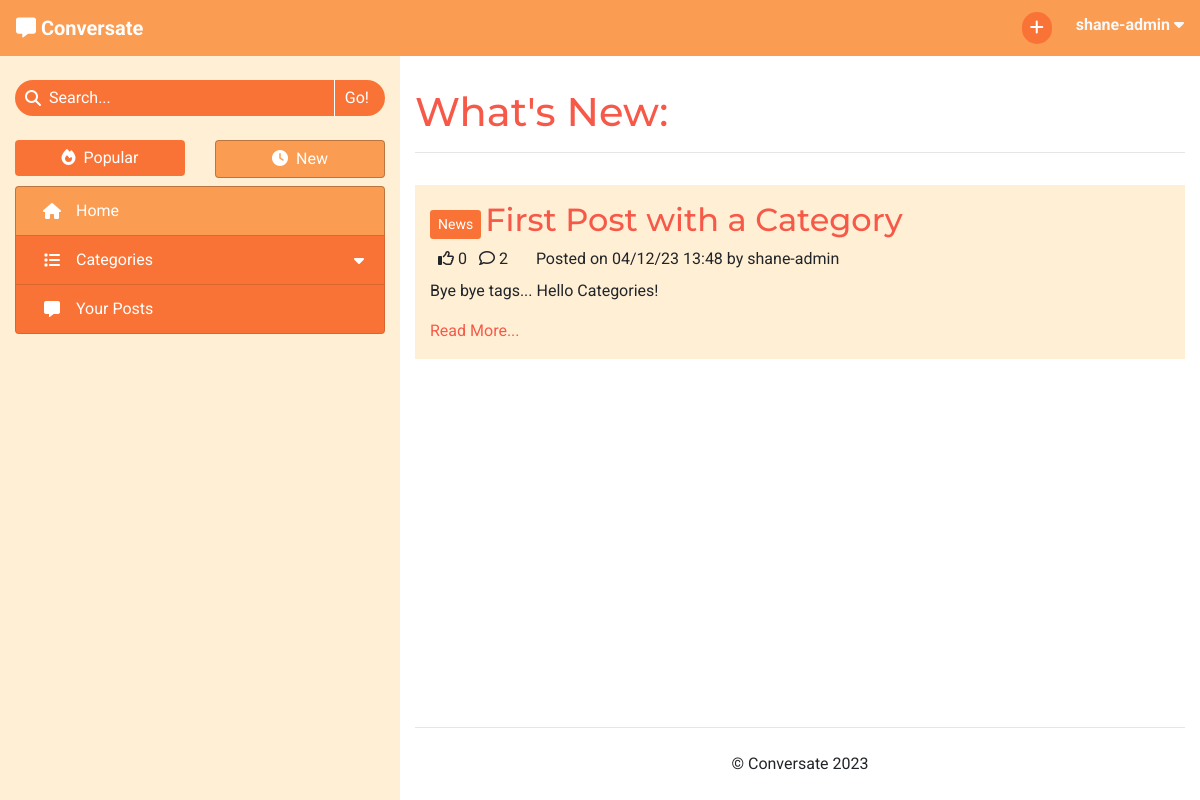
Before: / (signed in) with the older database file.
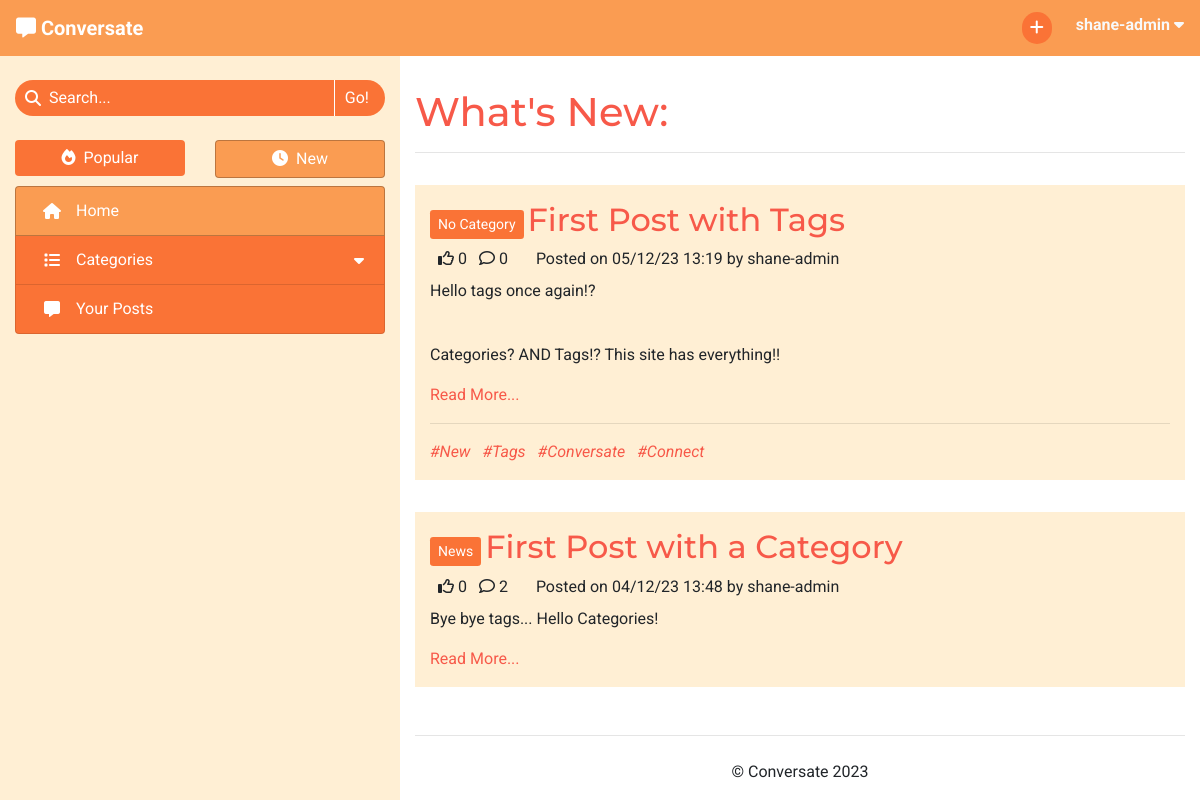
After: the same page with the newer database file.
### forum/models.py (models this page shows, shortened)
class Post(models.Model):
    title = models.CharField(max_length=100)
    slug = models.SlugField(max_length=100, unique=True)
    category = models.ForeignKey(Category, on_delete=models.CASCADE,
                                 related_name='tagged_posts')
    posted_by = models.ForeignKey(User, on_delete=models.CASCADE,
                                  related_name='added_posts')
    posted_on = models.DateTimeField(auto_now_add=True)
    content = models.TextField()
    tags = models.CharField(max_length=200, blank=True)
    edited = models.BooleanField(default=False)
    likes = models.ManyToManyField(User, related_name='post_likes', blank=True)
    approved = models.BooleanField(default=False)
    class Meta:
        ordering = ['-posted_on']
    def number_of_likes(self):
        return self.likes.count()
    def number_of_comments(self):
        return self.comments.count()
    def tag_list(self):
        tags_separate = self.tags.split('#')
        tags_separate.pop(0)
        return tags_separate

class Category(models.Model):
    name = models.CharField(max_length=30, unique=True)
    slug = models.SlugField(max_length=30, unique=True)
    icon = models.CharField(max_length=30, default="fa-tag")
    def __str__(self):
        return self.name
    def number_of_posts(self):
        return self.tagged_posts.count()

### forum/views.py (the view)
# urls.py: path('', views.ListPosts.as_view(), name='home'),
class ListPosts(View):
    def get(self, request):
        if not request.user.is_authenticated:
            return redirect('/accounts/login')
        posts = Post.objects.all()
        context = get_post_list_context(request, posts)
        user_profile = get_profile(request.user)
        if user_profile.sort_by_new:
            context['heading'] = "What's New"
        else:
            context['heading'] = "What's Trending"
        context['selected_tab'] = 'Home'
        return render(
            request,
            'post_list.html',
            context,
        )

### forum/core/categories.py (called while the page is built)
def get_top_categories(limit=CATEGORY_COLLAPSIBLE_LIMIT):
    categories = list(Category.objects
                      .annotate(num_posts=Count('tagged_posts'))
                      .filter(num_posts__gt=0)
                      .order_by('-num_posts'))
    num_categories = len(categories)
    category_none = Category.objects.get(slug='none')
    if category_none in categories:
        categories.remove(category_none)
    return {
        'num_categories': num_categories,
        'top_categories': categories[:limit],
        'has_more_categories': (len(categories) > limit)
    }

### forum/core/content.py (called while the page is built)
def get_base_context(request):
    context = get_top_categories()
    context['disable_sort'] = True
    return context

def get_post_list_context(request, post_list):
    context = get_base_context(request)
    user_profile = get_profile(request.user)
    sort_by_new = user_profile.sort_by_new
    posts_sorted = sort_posts(post_list, sort_by_new)
    context.update(get_paginated_items(request, posts_sorted, POSTS_PER_PAGE))
    context['disable_sort'] = False
    return context

def get_profile(user_object):
    profile = list(Profile.objects.filter(user=user_object))
    if len(profile) > 0:
        return profile[0]
    else:
        new_profile = Profile.objects.create(
            user=user_object,
            sort_by_new=False
        )
        return new_profile

def sort_posts(post_list, by_new):
    if by_new:
        return post_list.order_by('-posted_on')
    else:
        return post_list.annotate(num_likes=Count('likes')) \
                        .order_by('-num_likes')

### forum/core/pagination.py (called while the page is built)
def get_paginated_items(request, object_list, items_per_page):
    p = Paginator(object_list, items_per_page)
    page = request.GET.get('page')
    current_items = p.get_page(page)
    pagination_context = {
        'item_list': current_items,
        'page': page
    }
    if page is None:
        page = 1
    if p.num_pages > NUM_PAGES:
        pagination_context.update(get_page_range(
            int(page),
            p.num_pages
        ))
    else:
        pagination_context['page_range'] = p.page_range
    return pagination_context

### templates/post_list.html (shortened to what this page needs)
{% extends "base.html" %}
{% block content %}
<h1>{{ heading }}:</h1>
<hr>
{% for post in item_list %}
    <div class="row post">
        <div class="post-title col-12">
            <a href="{% url 'categories' post.category.slug %}" class="btn btn-sm category align-middle">{{ post.category }}</a>
            <a href="{% url 'view_post' post.slug %}" class="anchor-no-style">
                <h2 class="d-inline-block align-middle">{{ post.title }}</h2>
            </a>
        </div>
        <div class="col-12">
            {% if user in post.likes.all %}
                <i class="fa-solid fa-thumbs-up ml-2"></i>
            {% else %}
                <i class="fa-regular fa-thumbs-up ml-2"></i>
            {% endif %}
            {{ post.number_of_likes }}
            <i class="fa-regular fa-comment ml-2"></i>
            {{ post.number_of_comments }}
            <p class="d-inline ml-4">Posted on {{ post.posted_on|date:"d/m/y G:i" }} by {{ post.posted_by }}</p>
        </div>
        <div class="col-12">
            <div class="mt-2">{{ post.content|safe }}</div>
            <a href="{% url 'view_post' post.slug %}">Read More...</a>
        </div>
        {% if post.tags %}
            <div class="col-12">
                <hr>
                {% for tag in post.tag_list %}
                    <a class="tag-list-item mr-2 anchor-no-style" href="#">
                        <em>#{{ tag }}</em>
                    </a>
                {% endfor %}
            </div>
        {% endif %}
    </div>
{% endfor %}
{% endblock content %}

### templates/base.html (shortened to what this page needs)
{% load static %}
<!DOCTYPE html>
<html lang="en">
<head>
    <link rel="stylesheet" href="https://cdn.jsdelivr.net/npm/bootstrap@4.6.2/dist/css/bootstrap.min.css"
>
    <link rel="stylesheet" href="{% static 'css/style.css' %}" type="text/css">
</head>
<body id="main-page">
    <header class="navbar navbar-expand-sm navbar-dark">
        <div>
            <a class="navbar-brand" href="{% url 'home' %}" aria-label="Go to the home page">
                <i class="fa-solid fa-message"></i>
                <strong>Conversate</strong>
            </a>
        </div>
            <ul class="nav justify-content-end">
                {% if user.is_authenticated %}
                    <li class="nav mr-2 mr-lg-4">
                        <a class="nav-icon" href="{% url 'new_post' %}" data-toggle="tooltip"
                            data-placement="bottom" title="New Post" aria-label="Create a new post">
                            <i class="fa-solid fa-plus"></i>
                        </a>
                    </li>
                    <li class="nav dropdown">
                        <span class="text-light d-none d-md-inline" data-toggle="dropdown" role="button"
                            aria-expanded="false" aria-label="User Information">
                            <strong class="align-middle">{{ user.username }}
                                <i class="fa-solid fa-caret-down"></i>
                            </strong>
                        </span>
                    </li>
                {% else %}
                    <li class="nav">
                        <a href="{% url 'account_login' %}" class="btn">Log In</a>
                    </li>
                {% endif %}
            </ul>
        </header>
    <div>
        <div class="container-fluid">
            <div class="row">
                <nav class="d-none d-md-block col-4">
                    <form action="{% url 'search_post' %}" method="GET" autocomplete="off">
                        <div class="search-bar mt-4">
                            <div class="center-to-container">
                                <i class="fa-solid fa-magnifying-glass"></i>
                            </div>
                            <input type="text" id="search-input" name="search_query"
                                {% if search_result %} value="{{ search_result }}"{% endif %} placeholder="Search..." required>
                            <input type="submit" class="side-nav-btn" value="Go!">
                        </div>
                    </form>
                    <div class="container-fluid px-0 mt-4 mb-2">
                        <div class="row">
                            {% with request.path|add:"?"|add:request.GET.urlencode as current_path %}
                            <div class="col-6">
                                {% if disable_sort %}
                                    <div>
                                {% elif request.GET.urlencode %}
                                    <a href="{% url 'sort_posts' 0 current_path %}" class="anchor-no-style">
                                {% else %}
                                    <a href="{% url 'sort_posts' 0 request.path %}" class="anchor-no-style">
                                {% endif %}
                                    <div class="btn btn-block side-nav-btn
                                        {% if disable_sort %} disabled{% elif not user.profile.sort_by_new %} active{% endif %}">
                                        <i class="fa-solid fa-fire mr-lg-1"></i>
                                        Popular
                                    </div>
                                {% if disable_sort %}
                                    </div>
                                {% else %}
                                    </a>
                                {% endif %}
                            </div>
                            <div class="col-6">
                                {% if disable_sort %}
                                    <div>
                                {% elif request.GET.urlencode %}
                                    <a href="{% url 'sort_posts' 1 current_path %}" class="anchor-no-style">
                                {% else %}
                                    <a href="{% url 'sort_posts' 1 request.path %}" class="anchor-no-style">
                                {% endif %}
                                    <div class="btn btn-block side-nav-btn
                                        {% if disable_sort %} disabled{% elif user.profile.sort_by_new %} active{% endif %}">
                                        <i class="fa-solid fa-clock mr-lg-1"></i>
                                        New
                                    </div>
                                {% if disable_sort %}
                                    </div>
                                {% else %}
                                    </a>
                                {% endif %}
                            </div>
                            {% endwith %}
                        </div>
                    </div>
                    <div class="list-group side-nav">
                        <a class="list-group-item list-group-item-action side-nav-btn
                            {% if selected_tab == 'Home' %} active{% endif %}" href="{% url 'home' %}">
                            <i class="fa-solid fa-house center-to-container"></i>
                            <span class="d-inline-block ml-lg-2">Home</span>
                        </a>
                        <a id="category-collapse" class="list-group-item list-group-item-action side-nav-btn clickable
                            {% if 'Categories' in selected_tab %} active{% endif %}" data-toggle="collapse"
                            href="#side-nav-categories" role="button" aria-expanded="false" aria-controls="side-nav-categories">
                            <i class="fa-solid fa-list center-to-container"></i>
                            <div class="ml-lg-2">Categories</div>
                            <i class="fa-solid fa-caret-down center-to-container"></i>
                        </a>
                        <a class="list-group-item list-group-item-action side-nav-btn clickable"
                            href="{% url 'my_posts' %}">
                            <i class="fa-solid fa-message center-to-container"></i>
                            <span class="d-inline-block ml-lg-2">Your Posts</span>
                        </a>
                    </div>
                </nav>
                <div id="main-content" class="col col-md-8">
                    <section>
                        {% block content %}
                        {% endblock content %}
                    </section>
                    <footer>
                        <hr>
                        <p class="text-center my-4">&copy; Conversate 2023</p>
                    </footer>
                </div>
            </div>
        </div>
    </div>
</body>
</html>

### static/css/style.css (style rules this page uses)
* { font-family: 'Roboto', sans-serif; }
h1, h2, h3 { font-family: 'Montserrat', sans-serif; }
.clickable { cursor: pointer; }
.anchor-no-style, .anchor-no-style:hover { text-decoration: none; }
a, h1, h2, h3 { color: #f75949; }
.btn { background-color: #f75949; border: none; color: white; }
.center-to-container { display: flex; align-items: center; justify-content: center; }
.navbar { background-color: #FA9C52; display: grid; grid-template-columns: 1fr 1fr; grid-template-rows: 1fr; }
.nav-icon { color: white; background-color: #FA7336; border: none; border-radius: 32px; width: 30px; padding: 4px; text-align: center; }
.side-nav-btn, .side-nav-btn:focus { color: white; background-color: #FA7336; transition: color .15s ease-in-out, background-color .15s ease-in-out, border-color .15s ease-in-out, box-shadow .15s ease-in-out; }
.list-group-item-action { display: grid; grid-template-columns: 32px 1fr auto; grid-template-rows: 1fr; }
.side-nav-btn.active { background-color: #FA9C52; border: 1px solid rgba(0, 0, 0, 0.25); }
#category-collapse { border-bottom: none; }
.search-bar { border-radius: 32px; width: 100%; background-color: #FA7336; color: white; display: grid; grid-template-columns: auto 1fr auto; grid-template-rows: 1fr; overflow: hidden; }
.search-bar i { padding-left: 10px; }
#search-input, #search-input::placeholder { margin-left: 8px; padding: 6px 0; border: none; outline: none; display: inline-block; min-width: 0; background-color: #FA7336; color: white; }
.search-bar input[type=submit] { background: none; border: none; border-left: 1px solid white; padding: 4px 16px 4px 10px; color: white; }
#main-page { background-color: #FFEFD4; }
#main-content { background-color: white; padding-top: 32px; height: calc(100vh - 56px); overflow-y: auto; display: grid; grid-template-columns: 1fr; grid-template-rows: 1fr auto; }
.post { margin: 32px 0; padding: 16px 0; background-color: #FFEFD4; }
.category { background-color: #FA7336; color: white; }
.tag-list-item { display: inline-block; background-color: #FFEFD4; }

Changed rows visible on the page:
added Post: category "No Category", title "First Post with Tags", number_of_likes "0", number_of_comments "0", posted_on "05/12/23 13:19", posted_by "shane-admin", content "Hello tags once again!? Categories? AND Tags!? This site has everything!!", tag_list "New" "Tags" "Conversate" "Connect"
